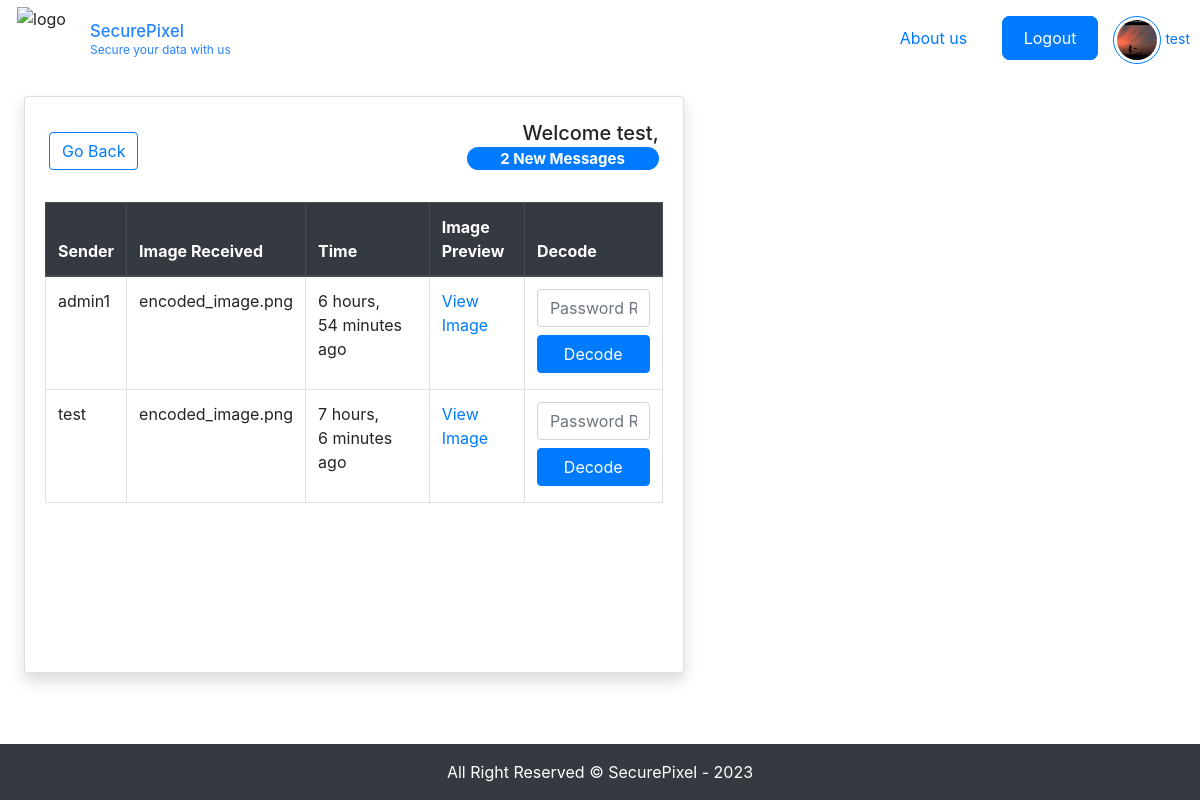
/decoding/ (signed in), run on the app's committed database.
### base/models.py (models this page shows, shortened)
class UserRegistration(models.Model):
    user = models.OneToOneField(User, on_delete=models.CASCADE)
    email = models.CharField(max_length=128, null=True)
    profile_picture = models.ImageField(upload_to='profile_pictures/', null=True, blank=True)

class steganography(models.Model):
    sender = models.ForeignKey(User, on_delete=models.CASCADE, related_name='sent_steg')
    receiver = models.ForeignKey(User, on_delete=models.CASCADE, related_name='received_Steg')
    image = models.ImageField(upload_to='originalImages/')
    message = models.TextField()
    dest = models.CharField(max_length=128)
    created = models.DateTimeField(auto_now_add=True)
    updated = models.DateTimeField(auto_now=True)
    encoded_img = models.ImageField(null=True, blank=True, upload_to='stegoImages/')

### base/views.py (the view, shortened to what this page needs)
# urls.py: path('decoding/', views.decode_image, name = 'decode-img'),
def decode_image(request):
    user = request.user
    steg_records = steganography.objects.filter(receiver=user).order_by('-created')
    message = ""
    error_message = ""
    return render(request, 'base/decodeImg.html', {'message': message, 'error_message': error_message, 'steg_records': steg_records})

### base/templates/base/decodeImg.html (shortened to what this page needs)
{% extends 'main.html' %} {% block content %}
<head>
</head>
        <div class="mt-3 mx-4">
          <div class="row">
            <div class="col-md-7">
              {% if steg_records %}
              <div class="card shadow custom-card">
                <div class="d-flex justify-content-between align-items-center px-4 mt-4">
          <a href="{% url 'landing' %}">
            <button type="button" class="btn btn-outline-primary">Go Back</button>
          </a>
          <h5 class="card-title text-right">
            Welcome {{ user.username }},
            <span class="badge badge-pill badge-primary" style="max-width: 12rem;">
              {{ steg_records.count }} New Messages
            </span>
          </h5>
        </div>
        <div class="card-body">
          <table class="table table-bordered">
            <thead class="thead-dark">
              <tr>
                <th>Sender</th>
                <th>Image Received</th>
                <th>Time</th>
                <th>Image Preview</th>
                <th>Decode</th>
              </tr>
            </thead>
            <tbody>
              {% for record in steg_records %}
              <tr>
                <td>{{ record.sender.username }}</td>
                <td>
                  <p>{{record.dest}}</p>
                </td>
                <td>
                  <p>{{record.created | timesince}} ago</p>
                </td>
                <td>
                  <a href="{{ record.encoded_img.url }}" target="_blank"
                    >View Image</a
                  >
                </td>
                <td>
                  <form method="post" action="{% url 'decode-img' %}" class="p-0">
                  <input type="password" name="password" placeholder="Password Required" class="form-control" />
                  <input type="submit" value="Decode" class="btn btn-primary mt-2" />
                </form>
                </td>
              </tr>
              {% endfor %}
            </tbody>
          </table>
        </div>
      </div>
      {% else %}
      <div class="alert alert-info" role="alert">No New Messages!</div>
      {% endif %}
    </div>
    <div class="col-md-5">
        </div>
      </div>
    </div>
<footer class="footer bg-dark text-white text-center py-3 mt-5">
  All Right Reserved &copy; SecurePixel - 2023
</footer>
{% endblock content %}

### templates/navbar.html (shortened to what this page needs)
<!-- <a href="/">
    <h1>SecurePixel</h1>
</a>
{% load static %} -->
<div class="header">
    <div class="logoAndName">
      <img
        class="logo"
        src="https://res.cloudinary.com/dzy2zn0mz/image/upload/v1698769946/SecurePixel/Images/logo.png"
        alt="logo"
      />
      <div class="title">
        <a href="/"><h3>SecurePixel</h3></a>
        <span>Secure your data with us</span>
      </div>
    </div>
    <div class="links">
      <nav>
            {% if user.is_authenticated %}
                <a href="https://www.google.com" target id="about">About us</a>
                <a href="{% url 'logout' %}" target id="sign">Logout</a>
                {% if user.userregistration.profile_picture %}
                <a href="{% url 'landing' %}" target id="profile">
                    <div class="profile-box">
                      <img src="{{user.userregistration.profile_picture.url }}" alt="Profile Image" class="profile-image" />
                    </div>
                    <small>{{user.username}}</small>
                {% else %}
                    <img src="https://res.cloudinary.com/dzy2zn0mz/image/upload/v1698769945/SecurePixel/Images/profile.png" alt="Profile Image" class="profile-image" />
                {% endif %}
                </a>
            {% else %}
                <a href="https://www.google.com" target id="about">About us</a>
                <a href="{% url 'sign-up' %}" target id="sign">Sign up</a>
                <a href="{% url 'sign-in' %}" target id="sign">Sign In</a>
            {% endif %}
      </nav>
    </div>
  </div>

### static/styles/main.css (style rules this page uses)
.footer { position: fixed; bottom: 0; width: 100%; background-color: #343a40; color: white; text-align: center; }
.logo { position: relative; width: 80px; height: 80px; padding: 3%; }
.header { background: transparent; padding: 10px; display: flex; justify-content: space-between; align-items: center; height: 10vh; }
.logoAndName { display: flex; align-items: center; width: 20%; }
.title h3, span { color: #2684ff; font-size: smaller; width: 100%; margin: 0; }
.title { display: flex; box-sizing: border-box; justify-items: center; flex-direction: column; font-size: 20px; }
.links #about { border: none; font-size: 1rem; margin-right: 10px; }
.links nav a { text-decoration: none; font-size: 1rem; padding: 10px 20px; border: 2px solid #007bff; border-radius: 8px; color: #007bff; transition: all 0.3s ease; }
.links nav a#sign { background-color: #007bff; color: white; margin-right: 10px; }
.profile-box { padding: 3px; display: inline-block; border: 1px solid #007bff; border-radius: 50%; text-align: center; }
.profile-image { width: 40px; height: 40px; border-radius: 50%; object-fit: cover; }
#profile { border: none; padding: 0; }
span { font-size: 12px; }
form { background-color: #ffffff; display: flex; align-items: center; justify-content: center; flex-direction: column; padding: 0 50px; width: 100%; height: 100%; text-align: center; }
input { border: 1px solid gray; border-radius: 5px; background-color: #eee; padding: 12px 15px; width: 100%; }
form { background-color: #FFFFFF; display: flex; align-items: center; flex-direction: column; padding: 0 60px; width: 100%; height: 100%; text-align: center; gap: 0; }

### base/templates/base/decodeImg.html (style rules this page uses)
.card-body { height: 490px; overflow: auto; }

### data on the page
steganography: sender.username "admin1", dest "encoded_image.png", created "6 hours, 54 minutes"
steganography: sender.username "test", dest "encoded_image.png", created "7 hours, 6 minutes"

### other printed values
{{ user.username }} "test"
{{ steg_records.count }} "2"
